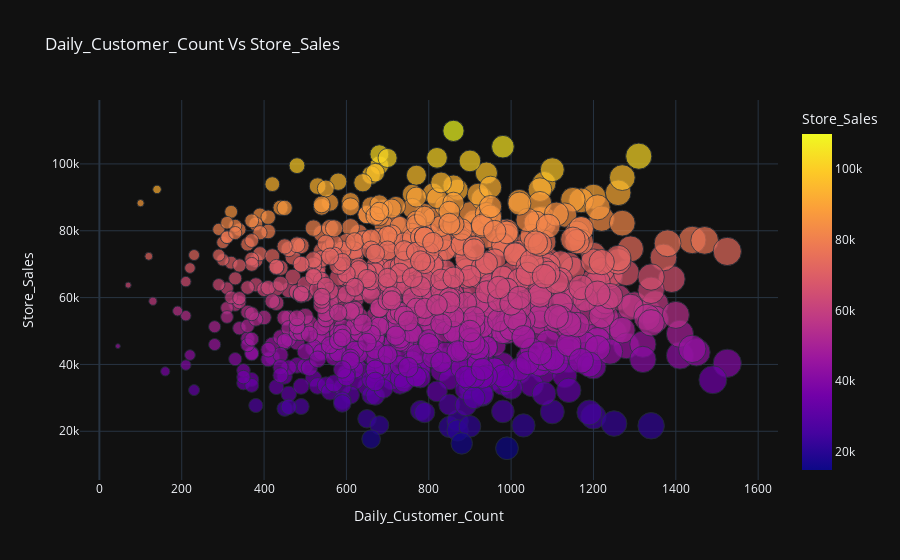

Write notebook code for a chart like this one.
### Code cell
px.scatter(df,df.Daily_Customer_Count,df.Store_Sales,color='Store_Sales',size='Daily_Customer_Count',template='plotly_dark',color_continuous_scale=px.colors.sequential.Plasma,title='Daily_Customer_Count Vs Store_Sales')

### Figure 1 — Plotly figure (JSON) as saved in the notebook; plotly's stock layout.template omitted (floating-point values rounded to 4 significant figures; data arrays with more than 128 entries replaced by an {"elided": "..."} marker saying what was removed)
{"data": [{"hovertemplate": "Daily_Customer_Count=%{marker.size}<br>Store_Sales=%{marker.color}<extra></extra>", "legendgroup": "", "marker": {"color": {"elided": "896 float values"}, "coloraxis": "coloraxis", "size": {"elided": "896 int values"}, "sizemode": "area", "sizeref": 3.812, "symbol": "circle"}, "mode": "markers", "name": "", "orientation": "v", "showlegend": false, "type": "scatter", "x": {"elided": "896 int values"}, "xaxis": "x", "y": {"elided": "896 float values"}, "yaxis": "y"}], "layout": {"coloraxis": {"colorbar": {"title": {"text": "Store_Sales"}}, "colorscale": [[0, "#0d0887"], [0.1111, "#46039f"], [0.2222, "#7201a8"], [0.3333, "#9c179e"], [0.4444, "#bd3786"], [0.5556, "#d8576b"], [0.6667, "#ed7953"], [0.7778, "#fb9f3a"], [0.8889, "#fdca26"], [1, "#f0f921"]]}, "legend": {"itemsizing": "constant", "tracegroupgap": 0}, "title": {"text": "Daily_Customer_Count Vs Store_Sales"}, "xaxis": {"anchor": "y", "domain": [0, 1], "title": {"text": "Daily_Customer_Count"}}, "yaxis": {"anchor": "x", "domain": [0, 1], "title": {"text": "Store_Sales"}}}}
